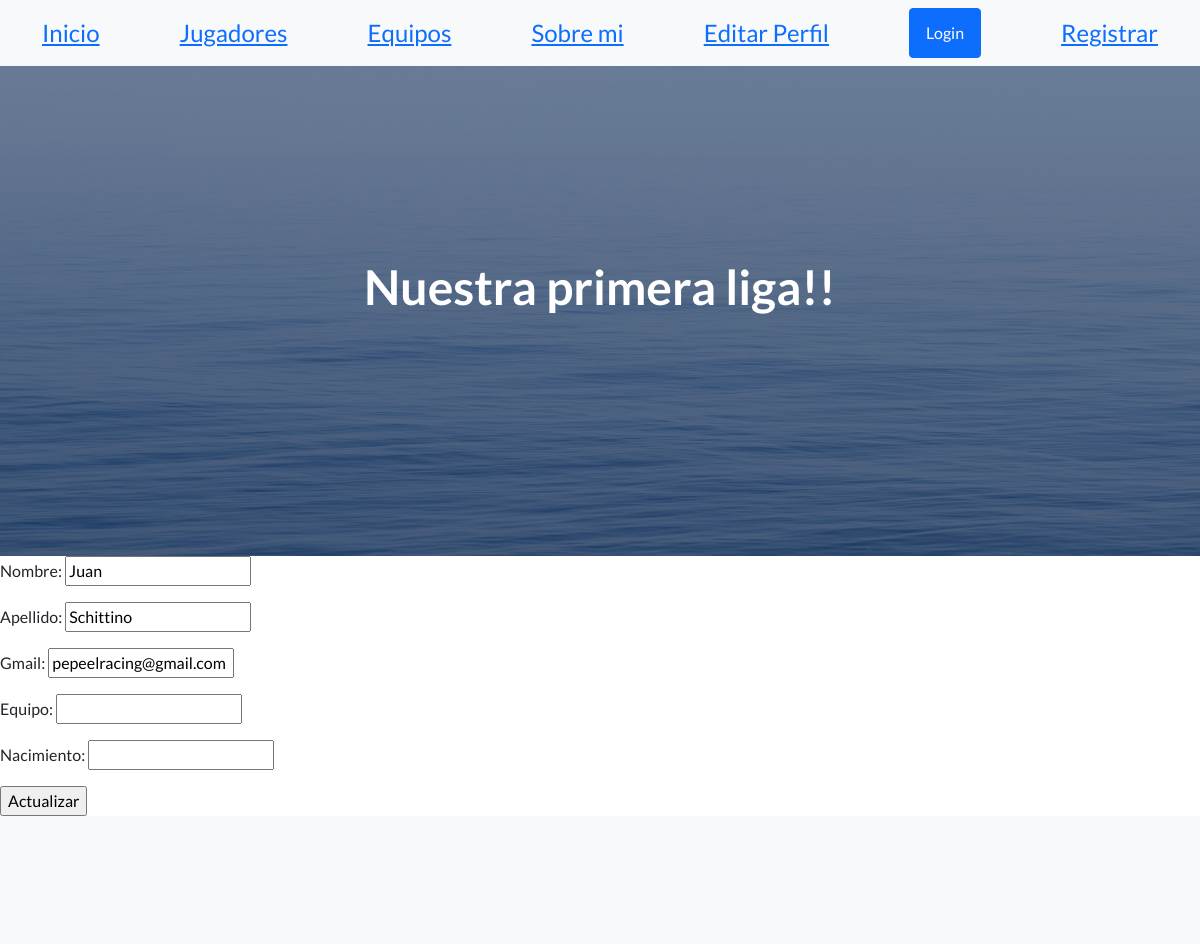
Screenshot of /app-coder/editar-jugador/1 with the database file from the repository.
### AppCoder/models.py (models this page shows, shortened)
class Jugadores(models.Model):
    nombre = models.CharField( max_length=50)
    apellido = models.CharField( max_length=50)
    equipo = models.CharField(max_length=50)
    gmail = models.EmailField()
    nacimiento = models.DateField(max_length=50)

### AppCoder/views.py (the view)
# urls.py: path("editar-jugador/<int:id>", editar_jugadores,name="EditarJugador"),
def editar_jugadores(request, id):
    print("method", request.method)
    print("post", request.POST)
    jugador = Jugadores.objects.get(id=id)
    if request.method == "POST":
        miFormulario = JugadorFormulario(request.POST)
        print(miFormulario)
        if miFormulario.is_valid():
            data = miFormulario.cleaned_data
            jugador.nombre = data["nombre"]
            jugador.apellido = data["apellido"]
            jugador.gmail = data["gmail"]
            jugador.save()
        return HttpResponseRedirect("/app-coder/")
    else:
        miFormulario = JugadorFormulario( initial={
            "nombre":jugador.nombre,
            "apellido":jugador.apellido,
            "gmail":jugador.gmail,
        })
        return render(request, "editarJugador.html", {"miFormulario":miFormulario, "id": jugador.id})

### AppCoder/forms.py
class JugadorFormulario(forms.Form):
     nombre = forms.CharField(max_length=30)
     apellido = forms.CharField(max_length=30)
     gmail = forms.EmailField()
     equipo = forms.CharField(max_length=30)
     nacimiento = forms.DateField()

### AppCoder/Template/editarJugador.html
{% extends 'padre.html' %}
{% load static %}
{% block contenidoQueCambia %}
<form action="{% url "EditarJugadores" id  %}" method="POST">{% csrf_token %}
   {{ miFormulario.as_p}}
    <input type="submit" value="Actualizar"/>
</form>
{% endblock contenidoQueCambia %}

### rows the page displays
Jugadores: nombre "Juan", apellido "Schittino", gmail "pepeelracing@gmail.com"
